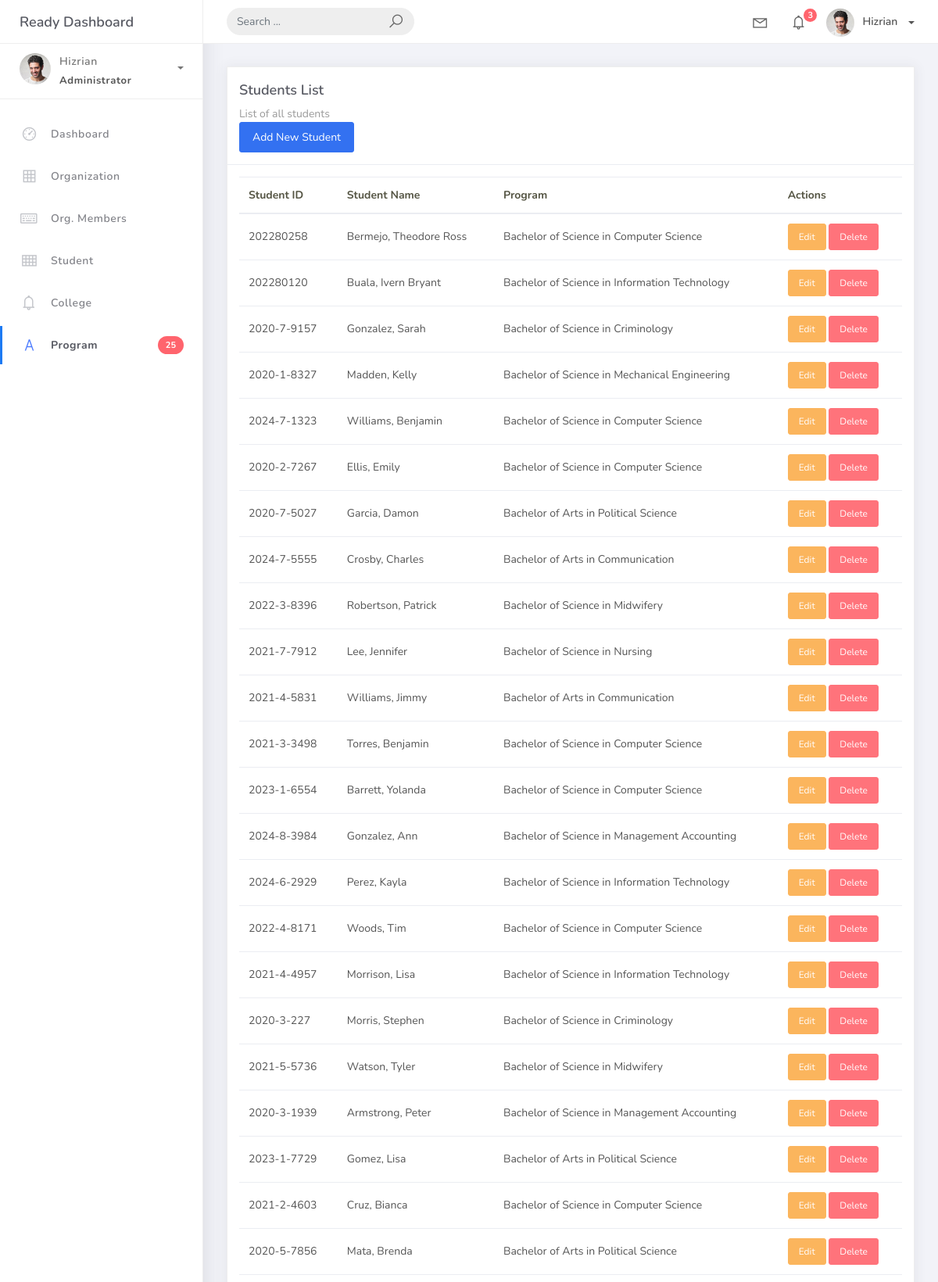
The page /student/ (upper part) on the database its author committed.
### studentorg/models.py (models this page shows, shortened)
class BaseModel(models.Model):
    created_at = models.DateTimeField(auto_now_add=True, db_index=True)
    updated_at = models.DateTimeField(auto_now=True)
    class Meta:
        abstract = True

class Student(BaseModel):
    student_id = models.CharField(max_length=15)
    lastname = models.CharField(max_length=25)
    firstname = models.CharField(max_length=25)
    program = models.ForeignKey(Program, on_delete=models.CASCADE)

class Program(BaseModel):
    prog_name = models.CharField(max_length=150)
    college = models.ForeignKey(College, on_delete=models.CASCADE)
    def __str__(self):
        return self.prog_name

### studentorg/views.py (the view)
# urls.py: path('student/', StudentList.as_view(), name='student-list'),
class StudentList(ListView):
    model = Student
    context_object_name = 'student'
    template_name = 'student_list.html'

### templates/student_list.html (shortened to what this page needs)
{% extends 'base.html' %}
{% block content %}
<div class="content">
    <div class="container-fluid">
        <div class="row">
            <div class="col-md-12">
                <div class="card">
                    <div class="card-header">
                        <h4 class="card-title">Students List</h4>
                        <p class="card-category">List of all students</p>
                        <a href="{% url 'student-add' %}" class="btn btn-primary">Add New Student</a>
                    </div>
                    <div class="card-body">
                        <div class="table-responsive">
                            <table class="table">
                                <thead>
                                    <tr>
                                        <th>Student ID</th>
                                        <th>Student Name</th>
                                        <th>Program</th>
                                        <th>Actions</th>
                                    </tr>
                                </thead>
                                <tbody>
                                    {% for student in student %}
                                    <tr>
                                        <td>{{ student.student_id }}</td>
                                        <td>{{ student.lastname }}, {{ student.firstname }}</td>
                                        <td>{{ student.program }}</td>
                                        <td>
                                            <a href="{% url 'student-update' student.pk %}" class="btn btn-warning btn-sm">Edit</a>
                                            <a href="{% url 'student-delete' student.pk %}" class="btn btn-danger btn-sm">Delete</a>
                                        </td>
                                    </tr>
                                    {% empty %}
                                    <tr>
                                        <td colspan="4" class="text-center">No students found.</td>
                                    </tr>
                                    {% endfor %}
                                </tbody>
                            </table>
                        </div>
                    </div>
                </div>
            </div>
        </div>
    </div>
</div>
{% endblock %}

### rows shown on the page
Student: student_id "202280258", lastname "Bermejo", firstname "Theodore Ross", program "Bachelor of Science in Computer Science"
Student: student_id "202280120", lastname "Buala", firstname "Ivern Bryant", program "Bachelor of Science in Information Technology"
Student: student_id "2020-7-9157", lastname "Gonzalez", firstname "Sarah", program "Bachelor of Science in Criminology"
Student: student_id "2020-1-8327", lastname "Madden", firstname "Kelly", program "Bachelor of Science in Mechanical Engineering"
Student: student_id "2024-7-1323", lastname "Williams", firstname "Benjamin", program "Bachelor of Science in Computer Science"
Student: student_id "2020-2-7267", lastname "Ellis", firstname "Emily", program "Bachelor of Science in Computer Science"
Student: student_id "2020-7-5027", lastname "Garcia", firstname "Damon", program "Bachelor of Arts in Political Science"
Student: student_id "2024-7-5555", lastname "Crosby", firstname "Charles", program "Bachelor of Arts in Communication"
Student: student_id "2022-3-8396", lastname "Robertson", firstname "Patrick", program "Bachelor of Science in Midwifery"
Student: student_id "2021-7-7912", lastname "Lee", firstname "Jennifer", program "Bachelor of Science in Nursing"
Student: student_id "2021-4-5831", lastname "Williams", firstname "Jimmy", program "Bachelor of Arts in Communication"
Student: student_id "2021-3-3498", lastname "Torres", firstname "Benjamin", program "Bachelor of Science in Computer Science"
Student: student_id "2023-1-6554", lastname "Barrett", firstname "Yolanda", program "Bachelor of Science in Computer Science"
Student: student_id "2024-8-3984", lastname "Gonzalez", firstname "Ann", program "Bachelor of Science in Management Accounting"
Student: student_id "2024-6-2929", lastname "Perez", firstname "Kayla", program "Bachelor of Science in Information Technology"
Student: student_id "2022-4-8171", lastname "Woods", firstname "Tim", program "Bachelor of Science in Computer Science"
Student: student_id "2021-4-4957", lastname "Morrison", firstname "Lisa", program "Bachelor of Science in Information Technology"
Student: student_id "2020-3-227", lastname "Morris", firstname "Stephen", program "Bachelor of Science in Criminology"
Student: student_id "2021-5-5736", lastname "Watson", firstname "Tyler", program "Bachelor of Science in Midwifery"
Student: student_id "2020-3-1939", lastname "Armstrong", firstname "Peter", program "Bachelor of Science in Management Accounting"
Student: student_id "2023-1-7729", lastname "Gomez", firstname "Lisa", program "Bachelor of Arts in Political Science"
Student: student_id "2021-2-4603", lastname "Cruz", firstname "Bianca", program "Bachelor of Science in Computer Science"
Student: student_id "2020-5-7856", lastname "Mata", firstname "Brenda", program "Bachelor of Arts in Political Science"
